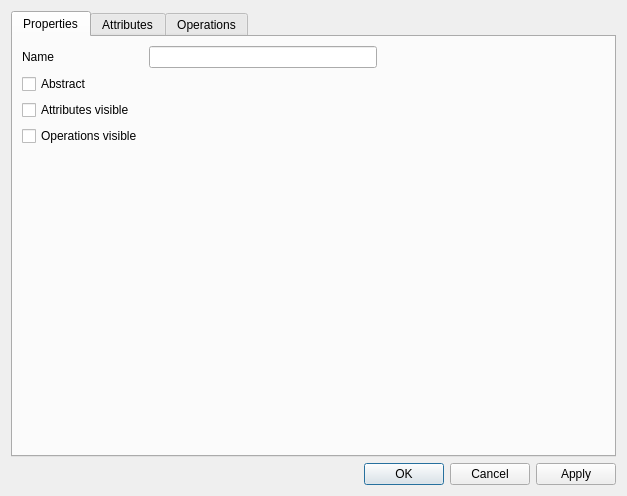
<?xml version="1.0" encoding="UTF-8"?>
<ui version="4.0">
 <class>ClassificatorProperty</class>
 <widget class="QDialog" name="ClassificatorProperty">
  <property name="geometry">
   <rect>
    <x>0</x>
    <y>0</y>
    <width>627</width>
    <height>496</height>
   </rect>
  </property>
  <property name="windowTitle">
   <string>Dialog</string>
  </property>
  <layout class="QVBoxLayout" name="verticalLayout">
   <item>
    <widget class="QTabWidget" name="tabWidget">
     <property name="currentIndex">
      <number>0</number>
     </property>
     <widget class="QWidget" name="Properties">
      <attribute name="title">
       <string>Properties</string>
      </attribute>
      <layout class="QGridLayout" name="gridLayout_3">
       <item row="4" column="0">
        <spacer name="verticalSpacer_3">
         <property name="orientation">
          <enum>Qt::Vertical</enum>
         </property>
         <property name="sizeHint" stdset="0">
          <size>
           <width>20</width>
           <height>40</height>
          </size>
         </property>
        </spacer>
       </item>
       <item row="1" column="0">
        <widget class="QCheckBox" name="isAbstract">
         <property name="text">
          <string>Abstract</string>
         </property>
        </widget>
       </item>
       <item row="3" column="0">
        <widget class="QCheckBox" name="isOpeVisible">
         <property name="text">
          <string>Operations visible</string>
         </property>
        </widget>
       </item>
       <item row="0" column="1">
        <widget class="QLineEdit" name="name"/>
       </item>
       <item row="2" column="0">
        <widget class="QCheckBox" name="isAttrVisible">
         <property name="text">
          <string>Attributes visible</string>
         </property>
        </widget>
       </item>
       <item row="0" column="0">
        <widget class="QLabel" name="nameLabel">
         <property name="text">
          <string>Name</string>
         </property>
        </widget>
       </item>
       <item row="0" column="2">
        <spacer name="horizontalSpacer_2">
         <property name="orientation">
          <enum>Qt::Horizontal</enum>
         </property>
         <property name="sizeHint" stdset="0">
          <size>
           <width>40</width>
           <height>20</height>
          </size>
         </property>
        </spacer>
       </item>
      </layout>
     </widget>
     <widget class="QWidget" name="Attributes">
      <attribute name="title">
       <string>Attributes</string>
      </attribute>
      <layout class="QVBoxLayout" name="verticalLayout_2">
       <item>
        <layout class="QHBoxLayout" name="horizontalLayout">
         <item>
          <widget class="QListWidget" name="attrList">
           <property name="acceptDrops">
            <bool>false</bool>
           </property>
           <property name="showDropIndicator" stdset="0">
            <bool>false</bool>
           </property>
           <property name="dragEnabled">
            <bool>false</bool>
           </property>
           <property name="dragDropOverwriteMode">
            <bool>false</bool>
           </property>
           <property name="dragDropMode">
            <enum>QAbstractItemView::NoDragDrop</enum>
           </property>
           <property name="alternatingRowColors">
            <bool>true</bool>
           </property>
           <property name="movement">
            <enum>QListView::Static</enum>
           </property>
           <property name="isWrapping" stdset="0">
            <bool>false</bool>
           </property>
          </widget>
         </item>
         <item>
          <layout class="QVBoxLayout" name="verticalLayout_3">
           <item>
            <widget class="QPushButton" name="attrNewButton">
             <property name="text">
              <string>New</string>
             </property>
            </widget>
           </item>
           <item>
            <widget class="QPushButton" name="attrDelButton">
             <property name="enabled">
              <bool>false</bool>
             </property>
             <property name="text">
              <string>Delete</string>
             </property>
            </widget>
           </item>
           <item>
            <widget class="QPushButton" name="attrUpButton">
             <property name="enabled">
              <bool>false</bool>
             </property>
             <property name="text">
              <string>Up</string>
             </property>
            </widget>
           </item>
           <item>
            <widget class="QPushButton" name="attrDownButton">
             <property name="enabled">
              <bool>false</bool>
             </property>
             <property name="text">
              <string>Down</string>
             </property>
            </widget>
           </item>
           <item>
            <spacer name="verticalSpacer">
             <property name="orientation">
              <enum>Qt::Vertical</enum>
             </property>
             <property name="sizeHint" stdset="0">
              <size>
               <width>20</width>
               <height>40</height>
              </size>
             </property>
            </spacer>
           </item>
          </layout>
         </item>
        </layout>
       </item>
       <item>
        <widget class="QGroupBox" name="attrGroupBox">
         <property name="enabled">
          <bool>false</bool>
         </property>
         <property name="title">
          <string>Attribute data</string>
         </property>
         <layout class="QGridLayout" name="gridLayout_2">
          <item row="0" column="0">
           <widget class="QLabel" name="attrNameLabel">
            <property name="text">
             <string>Name</string>
            </property>
           </widget>
          </item>
          <item row="2" column="0">
           <widget class="QLabel" name="attrValueLabel">
            <property name="text">
             <string>Value</string>
            </property>
           </widget>
          </item>
          <item row="0" column="2">
           <widget class="QCheckBox" name="attrIsStatic">
            <property name="text">
             <string>Static</string>
            </property>
           </widget>
          </item>
          <item row="0" column="1">
           <widget class="QLineEdit" name="attrName"/>
          </item>
          <item row="1" column="0">
           <widget class="QLabel" name="attrTypeLabel">
            <property name="text">
             <string>Type</string>
            </property>
           </widget>
          </item>
          <item row="3" column="0">
           <widget class="QLabel" name="attrVisibilityLabel">
            <property name="text">
             <string>Visibility</string>
            </property>
           </widget>
          </item>
          <item row="2" column="1">
           <widget class="QLineEdit" name="attrValue"/>
          </item>
          <item row="3" column="1">
           <widget class="QComboBox" name="attrVisibility">
            <item>
             <property name="text">
              <string>Public</string>
             </property>
            </item>
            <item>
             <property name="text">
              <string>Protected</string>
             </property>
            </item>
            <item>
             <property name="text">
              <string>Private</string>
             </property>
            </item>
           </widget>
          </item>
          <item row="1" column="1">
           <widget class="QLineEdit" name="attrType"/>
          </item>
          <item row="0" column="3">
           <spacer name="horizontalSpacer">
            <property name="orientation">
             <enum>Qt::Horizontal</enum>
            </property>
            <property name="sizeHint" stdset="0">
             <size>
              <width>40</width>
              <height>20</height>
             </size>
            </property>
           </spacer>
          </item>
         </layout>
        </widget>
       </item>
      </layout>
     </widget>
     <widget class="QWidget" name="Operations">
      <attribute name="title">
       <string>Operations</string>
      </attribute>
      <layout class="QVBoxLayout" name="verticalLayout_4">
       <item>
        <layout class="QHBoxLayout" name="horizontalLayout_2">
         <item>
          <widget class="QListWidget" name="opeList"/>
         </item>
         <item>
          <layout class="QVBoxLayout" name="verticalLayout_5">
           <item>
            <widget class="QPushButton" name="opeNewButton">
             <property name="text">
              <string>New</string>
             </property>
            </widget>
           </item>
           <item>
            <widget class="QPushButton" name="opeDelButton">
             <property name="enabled">
              <bool>false</bool>
             </property>
             <property name="text">
              <string>Delete</string>
             </property>
            </widget>
           </item>
           <item>
            <widget class="QPushButton" name="opeUpButton">
             <property name="enabled">
              <bool>false</bool>
             </property>
             <property name="text">
              <string>Up</string>
             </property>
            </widget>
           </item>
           <item>
            <widget class="QPushButton" name="opeDownButton">
             <property name="enabled">
              <bool>false</bool>
             </property>
             <property name="text">
              <string>Down</string>
             </property>
            </widget>
           </item>
           <item>
            <spacer name="verticalSpacer_2">
             <property name="orientation">
              <enum>Qt::Vertical</enum>
             </property>
             <property name="sizeHint" stdset="0">
              <size>
               <width>20</width>
               <height>40</height>
              </size>
             </property>
            </spacer>
           </item>
          </layout>
         </item>
        </layout>
       </item>
       <item>
        <widget class="QGroupBox" name="opeGroupBox">
         <property name="enabled">
          <bool>false</bool>
         </property>
         <property name="title">
          <string>Operation data</string>
         </property>
         <layout class="QVBoxLayout" name="verticalLayout_6">
          <item>
           <layout class="QGridLayout" name="gridLayout">
            <item row="0" column="0">
             <widget class="QLabel" name="opeNameLabel">
              <property name="text">
               <string>Name</string>
              </property>
             </widget>
            </item>
            <item row="0" column="1">
             <widget class="QLineEdit" name="opeName"/>
            </item>
            <item row="1" column="0">
             <widget class="QLabel" name="opeVisibilityLabel">
              <property name="text">
               <string>Visibility</string>
              </property>
             </widget>
            </item>
            <item row="1" column="1">
             <widget class="QComboBox" name="opeVisibility">
              <item>
               <property name="text">
                <string>Public</string>
               </property>
              </item>
              <item>
               <property name="text">
                <string>Protected</string>
               </property>
              </item>
              <item>
               <property name="text">
                <string>Private</string>
               </property>
              </item>
             </widget>
            </item>
            <item row="0" column="2">
             <widget class="QLabel" name="opeTypeLabel">
              <property name="text">
               <string>Type</string>
              </property>
             </widget>
            </item>
            <item row="0" column="3">
             <widget class="QLineEdit" name="opeType"/>
            </item>
            <item row="0" column="4">
             <widget class="QCheckBox" name="opeIsConst">
              <property name="text">
               <string>Const</string>
              </property>
             </widget>
            </item>
            <item row="1" column="4">
             <widget class="QCheckBox" name="opeIsStatic">
              <property name="text">
               <string>Static</string>
              </property>
             </widget>
            </item>
            <item row="1" column="3">
             <widget class="QComboBox" name="opeInheritance">
              <item>
               <property name="text">
                <string>Leaf</string>
               </property>
              </item>
              <item>
               <property name="text">
                <string>Virtual</string>
               </property>
              </item>
              <item>
               <property name="text">
                <string>Pure</string>
               </property>
              </item>
             </widget>
            </item>
            <item row="1" column="2">
             <widget class="QLabel" name="opeInheritanceLabel">
              <property name="text">
               <string>Inheritance</string>
              </property>
             </widget>
            </item>
           </layout>
          </item>
          <item>
           <widget class="QLabel" name="ParametersLabel">
            <property name="text">
             <string>Parameters :</string>
            </property>
           </widget>
          </item>
          <item>
           <layout class="QHBoxLayout" name="horizontalLayout_3">
            <item>
             <widget class="QListWidget" name="opeParamList"/>
            </item>
            <item>
             <layout class="QVBoxLayout" name="verticalLayout_7">
              <item>
               <widget class="QPushButton" name="opeParamNewButton">
                <property name="text">
                 <string>New</string>
                </property>
                <property name="checkable">
                 <bool>false</bool>
                </property>
               </widget>
              </item>
              <item>
               <widget class="QPushButton" name="opeParamDelButton">
                <property name="text">
                 <string>Delete</string>
                </property>
               </widget>
              </item>
              <item>
               <widget class="QPushButton" name="opeParamUpButton">
                <property name="text">
                 <string>Up</string>
                </property>
               </widget>
              </item>
              <item>
               <widget class="QPushButton" name="opeParamDownButton">
                <property name="text">
                 <string>Down</string>
                </property>
               </widget>
              </item>
             </layout>
            </item>
            <item>
             <widget class="QGroupBox" name="opeParamDataGroupBox">
              <property name="title">
               <string>Parameter data</string>
              </property>
              <layout class="QFormLayout" name="formLayout_3">
               <item row="0" column="0">
                <widget class="QLabel" name="opeParamNameLabel">
                 <property name="text">
                  <string>Name</string>
                 </property>
                </widget>
               </item>
               <item row="0" column="1">
                <widget class="QLineEdit" name="opeParamName"/>
               </item>
               <item row="1" column="0">
                <widget class="QLabel" name="opeParamTypeLabel">
                 <property name="text">
                  <string>Type</string>
                 </property>
                </widget>
               </item>
               <item row="1" column="1">
                <widget class="QLineEdit" name="opeParamType"/>
               </item>
               <item row="2" column="0">
                <widget class="QLabel" name="opeParamValueLabel">
                 <property name="text">
                  <string>Def. Value</string>
                 </property>
                </widget>
               </item>
               <item row="2" column="1">
                <widget class="QLineEdit" name="opeParamValue"/>
               </item>
              </layout>
             </widget>
            </item>
           </layout>
          </item>
         </layout>
        </widget>
       </item>
      </layout>
     </widget>
    </widget>
   </item>
   <item>
    <widget class="QDialogButtonBox" name="buttonBox">
     <property name="orientation">
      <enum>Qt::Horizontal</enum>
     </property>
     <property name="standardButtons">
      <set>QDialogButtonBox::Apply|QDialogButtonBox::Cancel|QDialogButtonBox::Ok</set>
     </property>
    </widget>
   </item>
  </layout>
 </widget>
 <tabstops>
  <tabstop>tabWidget</tabstop>
  <tabstop>name</tabstop>
  <tabstop>isAbstract</tabstop>
  <tabstop>isAttrVisible</tabstop>
  <tabstop>isOpeVisible</tabstop>
  <tabstop>attrList</tabstop>
  <tabstop>attrNewButton</tabstop>
  <tabstop>attrDelButton</tabstop>
  <tabstop>attrUpButton</tabstop>
  <tabstop>attrDownButton</tabstop>
  <tabstop>attrName</tabstop>
  <tabstop>attrType</tabstop>
  <tabstop>attrValue</tabstop>
  <tabstop>attrVisibility</tabstop>
  <tabstop>attrIsStatic</tabstop>
  <tabstop>opeList</tabstop>
  <tabstop>opeNewButton</tabstop>
  <tabstop>opeDelButton</tabstop>
  <tabstop>opeUpButton</tabstop>
  <tabstop>opeDownButton</tabstop>
  <tabstop>opeName</tabstop>
  <tabstop>opeType</tabstop>
  <tabstop>opeVisibility</tabstop>
  <tabstop>opeInheritance</tabstop>
  <tabstop>opeIsConst</tabstop>
  <tabstop>opeIsStatic</tabstop>
  <tabstop>opeParamList</tabstop>
  <tabstop>opeParamNewButton</tabstop>
  <tabstop>opeParamDelButton</tabstop>
  <tabstop>opeParamUpButton</tabstop>
  <tabstop>opeParamDownButton</tabstop>
  <tabstop>opeParamName</tabstop>
  <tabstop>opeParamType</tabstop>
  <tabstop>opeParamValue</tabstop>
  <tabstop>buttonBox</tabstop>
 </tabstops>
 <resources/>
 <connections>
  <connection>
   <sender>buttonBox</sender>
   <signal>accepted()</signal>
   <receiver>ClassificatorProperty</receiver>
   <slot>accept()</slot>
   <hints>
    <hint type="sourcelabel">
     <x>248</x>
     <y>254</y>
    </hint>
    <hint type="destinationlabel">
     <x>157</x>
     <y>274</y>
    </hint>
   </hints>
  </connection>
  <connection>
   <sender>buttonBox</sender>
   <signal>rejected()</signal>
   <receiver>ClassificatorProperty</receiver>
   <slot>reject()</slot>
   <hints>
    <hint type="sourcelabel">
     <x>316</x>
     <y>260</y>
    </hint>
    <hint type="destinationlabel">
     <x>286</x>
     <y>274</y>
    </hint>
   </hints>
  </connection>
 </connections>
</ui>
